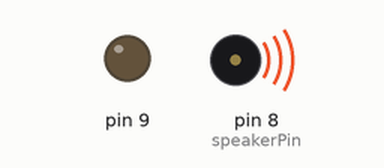
Recording of a sketch running on a simulated Arduino Uno, built with avr-gcc and run on an emulated ATmega328P. On the bench: output pins drawn as LEDs (lit = HIGH), buzzer (waves = sounding).

Above: at 0.1 s.
At 8.3 s:
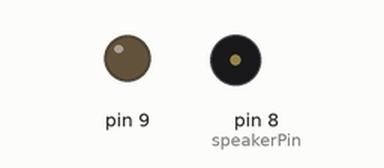
Timing chart, 0 to 9.8 s (numbered marks = the images above):
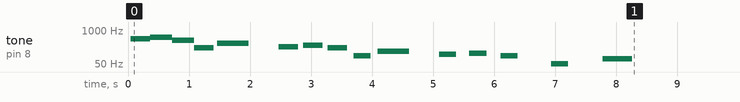

The sketch:

tone-mix.ino
```cpp
// NB: ALL NOTES DEFINED WITH STANDARD ENGLISH NAMES, EXCEPT FROM "A"
//THAT IS CALLED WITH THE ITALIAN NAME "LA" BECAUSE A0,A1...ARE THE ANALOG PINS ON ARDUINO.
// (Ab IS CALLED Ab AND NOT LAb)
#define	note_C0 16.35
#define	note_Db0	17.32
#define	note_D0	18.35
#define	note_Eb0	19.45
#define	note_E0	20.60
#define	note_F0	21.83
#define	note_Gb0	23.12
#define	note_G0	24.50
#define	note_Ab0	25.96
#define	note_LA0	27.50
#define	note_Bb0	29.14
#define	note_B0	30.87
#define	note_C1	32.70
#define	note_Db1	34.65
#define	note_D1	36.71
#define	note_Eb1	38.89
#define	note_E1	41.20
#define	note_F1	43.65
#define	note_Gb1	46.25
#define	note_G1	49.00
#define	note_Ab1	51.91
#define	note_LA1	55.00
#define	note_Bb1	58.27
#define	note_B1	61.74
#define	note_C2	65.41
#define	note_Db2	69.30
#define	note_D2	73.42
#define	note_Eb2	77.78
#define	note_E2	82.41
#define	note_F2	87.31
#define	note_Gb2	92.50
#define	note_G2	98.00
#define	note_Ab2	103.83
#define	note_LA2	110.00
#define	note_Bb2	116.54
#define	note_B2	123.47
#define	note_C3	130.81
#define	note_Db3	138.59
#define	note_D3	146.83
#define	note_Eb3	155.56
#define	note_E3	164.81
#define	note_F3	174.61
#define	note_Gb3	185.00
#define	note_G3	196.00
#define	note_Ab3	207.65
#define	note_LA3	220.00
#define	note_Bb3	233.08
#define	note_B3	246.94
#define	note_C4	261.63
#define	note_Db4	277.18
#define	note_D4	293.66
#define	note_Eb4	311.13
#define	note_E4	329.63
#define	note_F4	349.23
#define	note_Gb4	369.99
#define	note_G4	392.00
#define	note_Ab4	415.30
#define	note_LA4	440.00
#define	note_Bb4	466.16
#define	note_B4	493.88
#define	note_C5	523.25
#define	note_Db5	554.37
#define	note_D5	587.33
#define	note_Eb5	622.25
#define	note_E5	659.26
#define	note_F5	698.46
#define	note_Gb5	739.99
#define	note_G5	783.99
#define	note_Ab5	830.61
#define	note_LA5	880.00
#define	note_Bb5	932.33
#define	note_B5	987.77
#define	note_C6	1046.50
#define	note_Db6	1108.73
#define	note_D6	1174.66
#define	note_Eb6	1244.51
#define	note_E6	1318.51
#define	note_F6	1396.91
#define	note_Gb6	1479.98
#define	note_G6	1567.98
#define	note_Ab6	1661.22
#define	note_LA6	1760.00
#define	note_Bb6	1864.66
#define	note_B6	1975.53
#define	note_C7	2093.00
#define	note_Db7	2217.46
#define	note_D7	2349.32
#define	note_Eb7	2489.02
#define	note_E7	2637.02
#define	note_F7	2793.83
#define	note_Gb7	2959.96
#define	note_G7	3135.96
#define	note_Ab7	3322.44
#define	note_LA7	3520.01
#define	note_Bb7	3729.31
#define	note_B7	3951.07
#define	note_C8	4186.01
#define	note_Db8	4434.92
#define	note_D8	4698.64
#define	note_Eb8	4978.03
// DURATION OF THE NOTES
#define BPM 120    //  you can change this value changing all the others
#define H 2*Q //half 2/4
#define Q 60000/BPM //quarter 1/4
#define E Q/2   //eighth 1/8
#define S Q/4 // sixteenth 1/16
#define W 4*Q // whole 4/4

int speakerPin = 8;

void setup() {
pinMode(8, OUTPUT);
pinMode(9, OUTPUT);
digitalWrite(9,LOW);

//r2D2();
closeEncounters();
//ohhh();
//uhoh();
}

void beep (int speakerPin, float noteFrequency, long noteDuration)
{
int x;
// Convert the frequency to microseconds
float microsecondsPerWave = 1000000/noteFrequency;
// Calculate how many milliseconds there are per HIGH/LOW cycles.
float millisecondsPerCycle = 1000/(microsecondsPerWave * 2);
// Multiply noteDuration * number or cycles per millisecond
float loopTime = noteDuration * millisecondsPerCycle;
// Play the note for the calculated loopTime.
  for (x=0;x<loopTime;x++)
  {
  digitalWrite(speakerPin,HIGH);
  delayMicroseconds(microsecondsPerWave);
  digitalWrite(speakerPin,LOW);
  delayMicroseconds(microsecondsPerWave);
  }
}
 void loop()
 {

 }

void r2D2(){
beep(speakerPin, note_LA7,100); //A
beep(speakerPin, note_G7,100); //G
beep(speakerPin, note_E7,100); //E
beep(speakerPin, note_C7,100); //C
beep(speakerPin, note_D7,100); //D
beep(speakerPin, note_B7,100); //B
beep(speakerPin, note_F7,100); //F
beep(speakerPin, note_C8,100); //C
beep(speakerPin, note_LA7,100); //A
beep(speakerPin, note_G7,100); //G
beep(speakerPin, note_E7,100); //E
beep(speakerPin, note_C7,100); //C
beep(speakerPin, note_D7,100); //D
beep(speakerPin, note_B7,100); //B
beep(speakerPin, note_F7,100); //F
beep(speakerPin, note_C8,100); //C
}

void closeEncounters() {
beep(speakerPin, note_Bb5,300); //B b
delay(50);
beep(speakerPin, note_C6,300); //C
delay(50);
beep(speakerPin, note_Ab5,300); //A b
delay(50);
beep(speakerPin, note_Ab4,300); //A b
delay(50);
beep(speakerPin, note_Eb5,500); //E b
delay(500);
beep(speakerPin, note_Bb4,300); //B b
delay(100);
beep(speakerPin, note_C5,300); //C
delay(100);
beep(speakerPin, note_Ab4,300); //A b
delay(100);
beep(speakerPin, note_Ab3,300); //A b
delay(100);
beep(speakerPin, note_Eb4,500); //E b
delay(500);
beep(speakerPin, note_Bb3,300); //B b
delay(200);
beep(speakerPin, note_C4,300); //C
delay(200);
beep(speakerPin, note_Ab3,300); //A b
delay(500);
beep(speakerPin, note_Ab2,300); //A b
delay(550);
beep(speakerPin, note_Eb3,500); //E b
}

void ohhh() {
for (int i=1000; i<2000; i=i*1.02) { beep(speakerPin,i,10); } for (int i=2000; i>1000; i=i*.98) {
beep(speakerPin,i,10);
}
}


void uhoh() {
for (int i=1000; i<1244; i=i*1.01) { beep(speakerPin,i,30); } delay(200); for (int i=1244; i>1108; i=i*.99) {
beep(speakerPin,i,30);
}
}
```

Measured:
- by itself, tone on pin 8 (speakerPin): plays 462 Hz for 0.32 s, 519 Hz for 0.36 s, 412 Hz for 0.36 s, 207 Hz for 0.32 s, 309 Hz for 0.52 s, 232 Hz for 0.32 s … (15 notes in this stretch)
